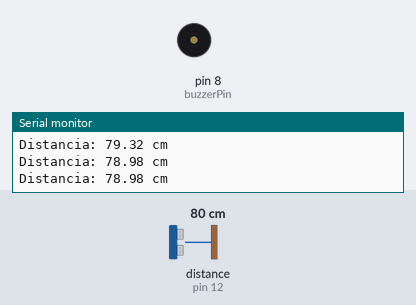
This sketch was run on a simulated Arduino Uno, built with avr-gcc and run on an emulated ATmega328P. On the bench: buzzer (waves = sounding), the last lines printed to the serial monitor. Wiring (inferred from the names in the program): ultrasonic range finder: trigger pin 13; echo pin 12. The test bench sets the inputs (shaded band); at power-on: distance to the obstacle (sensor on pin 12) 80 cm. The echo pulse lasts 58.3 µs per cm.

Above: at 1.3 s.
1.4 s: distance to the obstacle (sensor on pin 12) set to 2 cm
At 1.73 s:
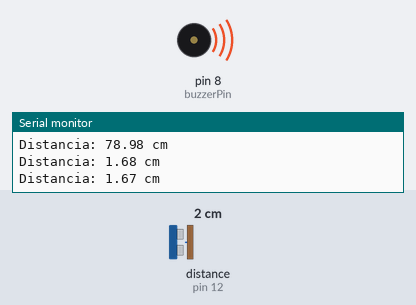
4.4 s: distance to the obstacle (sensor on pin 12) set to 35 cm
At 4.67 s:
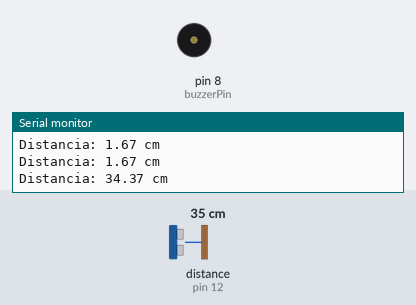
Timing chart, 0 to 13.4 s (numbered marks = the images above; inputs shaded):
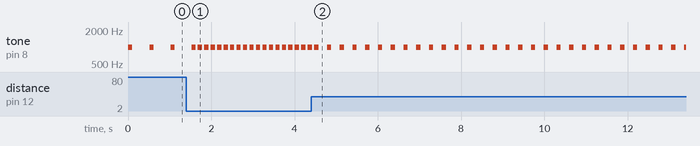

Measured:
- after the input at 1.4 s, tone on pin 8 (buzzerPin): alternates 1000 Hz for 0.10 s and silent for 0.06 s, starting after 0.28 s
- by itself, tone on pin 8 (buzzerPin): alternates 1000 Hz for 0.10 s and silent for 0.41 s

The sketch:

ejercicio2-opcional.ino
```cpp
const int trigPin = 13;
const int echoPin = 12;
const int buzzerPin = 8;

void setup() {
  Serial.begin(9600);
  pinMode(trigPin, OUTPUT);
  pinMode(echoPin, INPUT);
  pinMode(buzzerPin, OUTPUT);
}

void loop() {
  // Enviar pulso al sensor
  digitalWrite(trigPin, LOW);
  delayMicroseconds(2);
  digitalWrite(trigPin, HIGH);
  delayMicroseconds(10);
  digitalWrite(trigPin, LOW);

  // Medir duración del pulso
  long duration = pulseIn(echoPin, HIGH);
  float distance = duration * 0.034 / 2;

  Serial.print("Distancia: ");
  Serial.print(distance);
  Serial.println(" cm");

  if (distance < 300) { // Solo pita si está a menos de 100 cm
    // Mapea la distancia entre 0 y 100 cm a un delay entre 50 ms y 500 ms
    int delayTime = map(distance, 0, 100, 50, 500);

    tone(buzzerPin, 1000); // frecuencia fija, puedes cambiarla también si quieres
    delay(100);
    noTone(buzzerPin);
    delay(delayTime);
  } else {
    noTone(buzzerPin); // si está lejos, apagamos el buzzer
  }
}
```
